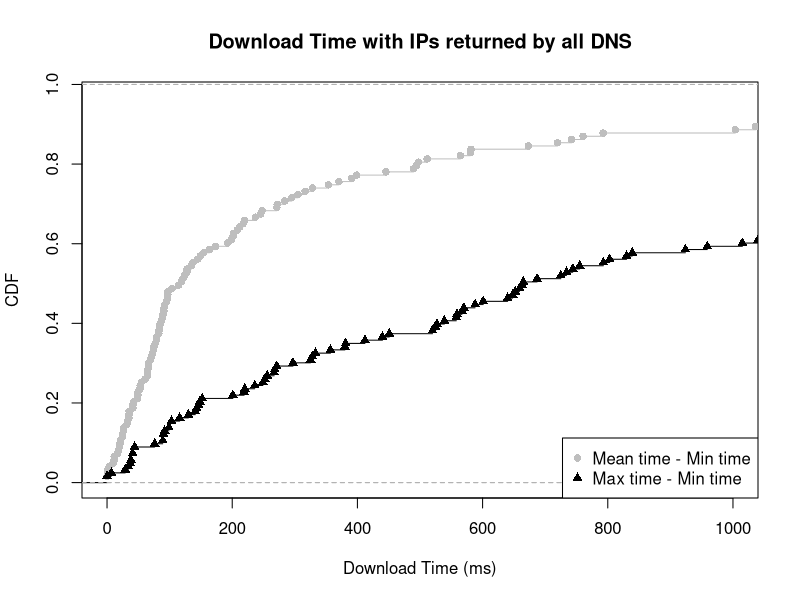

Generate this figure with R:
mean_min_g <- c(18.296117, 128.044444, 391.000000, 144.470588, 118.750000, 91.181319, 127.535714, 53.000000, 84.166667, 49.083333, 247.779221, 494.773810, 79.045455, 82.719807, 71.279412, 305.142857, 154.541667, 672.950000, 353.724138, 742.384615, 2174.024250, 3.444444, 271.162500, 1.500000, 581.500000, 74.900000, 26.272727, 271.847826, 163.608696, 1192.432037, 1305.775690, 78.888235, 35.333333, 25.142857, 41.277778, 73.060976, 201.000000, 90.916667, 284.115385, 208.012821, 489.833333, 1337.500000, 760.545455, 1249.500000, 245.650000, 52.663636, 49.500000, 0.000000, 54.933333, 236.866667, 497.400000, 86.638889, 212.027778, 64.861111, 135.055556, 76.952381, 511.444444, 74.111111, 103.763636, 6890.984381, 20.750000, 1507.809524, 31.750000, 32.833333, 564.603448, 26.833333, 316.533333, 1977.414390, 1003.695652, 2103.083333, 328.142857, 92.187500, 1896.925000, 217.396175, 370.375000, 295.214286, 89.538462, 123.491031, 66.194444, 64.291667, 97.500000, 66.676471, 34.916667, 96.833333, 0.823529, 83.047619, 97.075357, 69.638889, 84.676471, 398.764412, 0.000000, 1194.794872, 719.729965, 219.743929, 11.250000, 148.923077, 137.551020, 114.447368, 173.552632, 445.571429, 21.548387, 11.416667, 88.845238, 41.220000, 42.666667, 198.735294, 95.142857, 1169.777778, 17.000000, 60.850000, 2190.373750, 24.555556, 202.333333, 19.625000, 9.571429, 65.250000, 35.045455, 192.383333, 121.219178, 49.283019, 1036.100000, 792.500000, 580.468750)

max_min_g <- c(76.00, 687.00, 1567.00, 652.00, 440.00, 830.00, 734.00, 141.00, 659.00, 152.00, 648.00, 6844.00, 236.00, 803.00, 539.00, 527.00, 567.00, 1852.00, 1573.00, 4884.00, 9413.99, 7.00, 2577.00, 34.00, 1599.00, 252.00, 90.00, 7444.00, 1247.00, 9187.99, 9609.99, 744.00, 103.00, 116.00, 89.00, 570.00, 588.00, 333.00, 2528.00, 839.00, 1999.00, 4017.00, 3077.00, 5746.00, 1705.00, 148.00, 99.00, 0.00, 143.00, 1628.00, 1228.00, 725.00, 1703.00, 665.00, 256.00, 268.00, 2154.00, 381.00, 924.00, 9369.99, 103.00, 5597.00, 297.00, 92.00, 4437.00, 44.00, 1245.00, 9857.99, 2687.00, 4078.00, 1199.00, 249.00, 8294.00, 4926.00, 3016.00, 4826.00, 220.00, 1375.00, 412.00, 601.00, 325.00, 1015.00, 219.00, 755.00, 38.00, 146.00, 9952.99, 959.00, 357.00, 9914.99, 0.00, 4328.00, 6153.00, 2862.00, 29.00, 520.00, 1422.00, 451.00, 793.00, 2280.00, 380.00, 37.00, 267.00, 525.00, 90.00, 640.00, 558.00, 3513.00, 41.00, 271.00, 7980.99, 44.00, 1040.00, 130.00, 41.00, 201.00, 328.00, 7783.00, 559.00, 663.00, 5678.00, 2281.00, 2666.00)

mean_min_val_g = ecdf(mean_min_g)
max_min_val_g = ecdf(max_min_g)

plot(mean_min_val_g, lty=1, col="grey", pch = 16, xlab="Download Time (ms)", ylab="CDF", main="Download Time with IPs returned by all DNS", xlim=c(0, 1000))
lines(max_min_val_g, pch = 17)

legend("bottomright",  pch = c(16, 17), legend=c("Mean time - Min time", "Max time - Min time"), col=c("grey", "black"))
